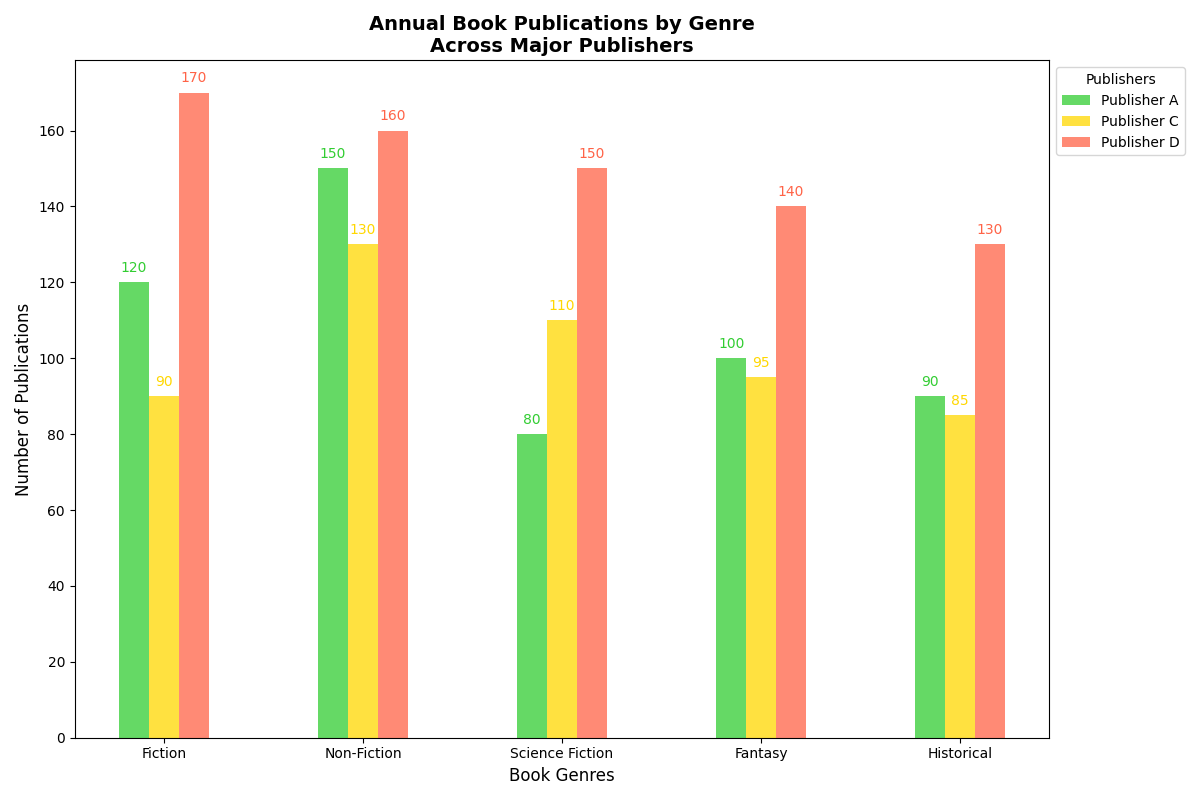

Here is the Python script that generated this plot:
import matplotlib.pyplot as plt
import numpy as np

publishers = ['Publisher A', 'Publisher C', 'Publisher D']
genres = ['Fiction', 'Non-Fiction', 'Science Fiction', 'Fantasy', 'Historical']

data = np.array([
    [120, 150, 80, 100, 90],     # Publisher A
    [90, 130, 110, 95, 85],      # Publisher C
    [170, 160, 150, 140, 130]    # Publisher D
])

years = ['Year 1', 'Year 2', 'Year 3', 'Year 4', 'Year 5']

fig, ax = plt.subplots(figsize=(12, 8))

num_years = len(years)
num_publishers = data.shape[0]

bar_width = 0.15
positions = np.arange(len(genres))

# Shuffled colors for publishers
colors = ['#32CD32', '#FFD700', '#FF6347']

for idx, (publisher, color) in enumerate(zip(publishers, colors)):
    bar_positions = positions + idx * bar_width
    ax.bar(bar_positions, data[idx], width=bar_width, color=color, label=publisher, alpha=0.75)

ax.set_xlabel('Book Genres', fontsize=12)
ax.set_ylabel('Number of Publications', fontsize=12)
ax.set_title('Annual Book Publications by Genre\nAcross Major Publishers', fontsize=14, fontweight='bold')
ax.set_xticks(positions + bar_width * (num_publishers - 1) / 2)
ax.set_xticklabels(genres)

ax.legend(title='Publishers', loc='upper left', bbox_to_anchor=(1, 1), fontsize=10)

for idx, (publisher, color) in enumerate(zip(publishers, colors)):
    bar_positions = positions + idx * bar_width
    for x, y in zip(bar_positions, data[idx]):
        plt.text(x, y + 2, y, ha='center', va='bottom', fontsize=10, color=color)

plt.tight_layout()
plt.show()
